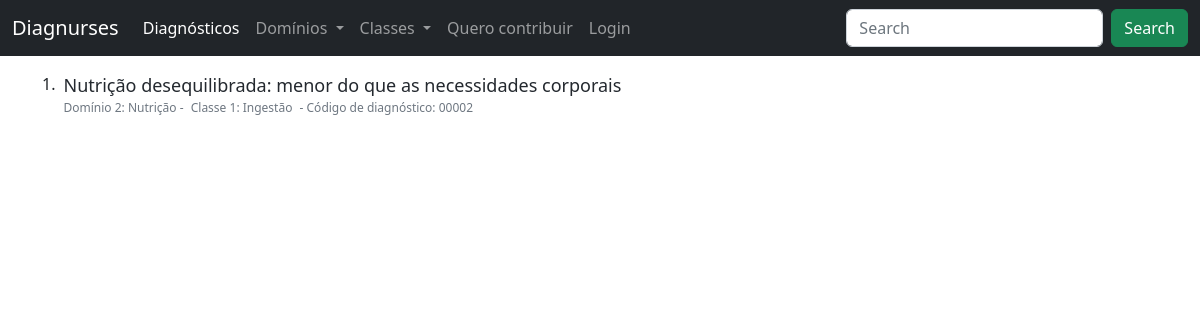
The app's page /, older data.
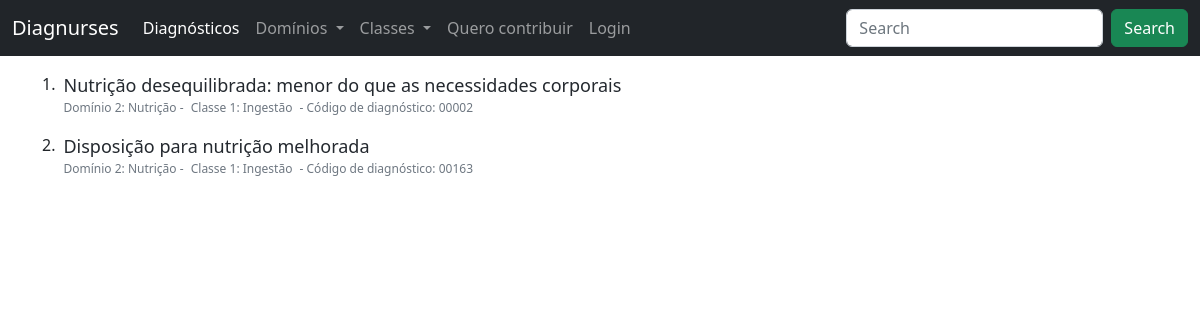
The same page, newer data.
### diagnoses/models.py (models this page shows, shortened)
class Diagnoses(models.Model):
    author = models.ForeignKey(User, on_delete=models.SET_NULL, null=True, blank=True)
    diagnosis = models.CharField(max_length=1000)
    diagnosis_code = models.CharField(max_length=300, null=True)
    slug = models.CharField(max_length=1000, null=True, blank=True)
    definition = models.TextField(null=True)
    defining_characteristics = models.TextField(null=True, blank=True)
    related_factors = models.TextField(null=True, blank=True)
    at_risk_population = models.TextField(null=True, blank=True)
    associated_condition = models.TextField(null=True, blank=True)
    nic = models.TextField(null=True, blank=True)
    noc = models.TextField(null=True, blank=True)
    domain = models.ForeignKey(Domains, on_delete=models.SET_NULL, null=True)
    classe = models.ForeignKey(Classes, on_delete=models.SET_NULL, null=True)
    created_at = models.DateTimeField(auto_now_add=True, null=True)
    STATUS = (
        ('Pending', 'Pending'),
        ('Approved','Approved')
    )
    accepted = models.CharField(max_length=200, null=True, choices=STATUS, default='Pending')

class Domains(models.Model):
    name = models.CharField(max_length=300)
    slug = models.SlugField(null=True, blank=True)
    number = models.IntegerField(null=True)
    created_at = models.DateTimeField(auto_now_add=True, null=True)

class Classes(models.Model):
    name = models.CharField(max_length=300)
    slug = models.SlugField(null=True, blank=True)
    number = models.IntegerField(null=True, blank=True)
    created_at = models.DateTimeField(auto_now_add=True, null=True)
    def __str__(self):
        return self.name

### diagnoses/views.py (the view)
# urls.py: path('', views.DiagnosesListView.as_view(), name='diagnoses-list'),
class DiagnosesListView(ListView):
    model: Diagnoses
    queryset = Diagnoses.objects.filter(accepted="Approved")
    context_object_name: 'diagnoses_list'

### diagnoses/context_processors.py (called while the page is built)
def nav_obj(request):
    return {
        'nav_obj_pending': Diagnoses.objects.filter(accepted='Pending'),
        'nav_domains': Domains.objects.all(),
        'nav_classes': Classes.objects.all()
        }

### diagnoses/templates/diagnoses/diagnoses_list.html (shortened to what this page needs)
{% extends 'diagnoses/layout.html' %}
{% block content %}
<main class="">
    <div class="container">
        {% for diagnosis in diagnoses_list %}
        <div class="d-flex my-3">
            <div class="" style="font-weight: 500;">
                <span>{{forloop.counter}}.</span>
            </div>
            <article class="mx-2">
                <div>
                    <a class="fw-500" href="{% url 'diagnosis-detail' diagnosis.slug %}" style="text-decoration: none; color: rgb(36, 41, 47); font-weight: 500; font-size: 18px; line-height: 1.5;">
                        {{ diagnosis.diagnosis }}
                    </a>
                </div>
                <div class="" style="font-size: 12px; color: rgb(110, 119, 129)">
                    <span class="mr-1">Domínio {{diagnosis.domain.number}}: {{diagnosis.domain.name}}</span> - <span class="mx-1">Classe {{diagnosis.classe.number}}: {{diagnosis.classe}} </span> - <span class="ml-1">Código de diagnóstico: {{ diagnosis.diagnosis_code }}</span>
                </div>
            </article>
        </div>
        {% endfor%}
    </div>
{% endblock %}

Row changes from the older to the newer data that the page shows:
now on this page (row edited): Diagnoses: diagnosis "Disposição para nutrição melhorada", domain.number "2", domain.name "Nutrição", classe.number "1", classe "Ingestão", diagnosis_code "00163"
